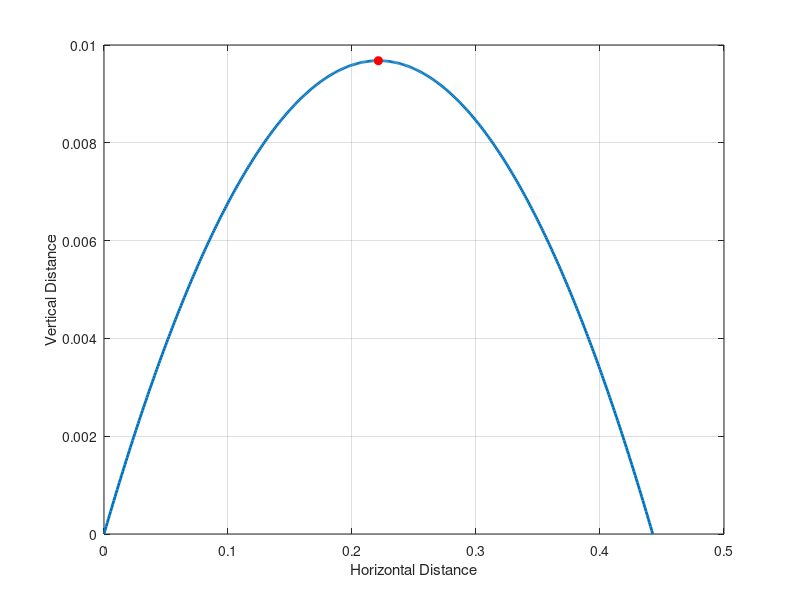

Write MATLAB code to recreate this figure.
v0 = input("Enter the speed of ball: ");
angle = input("Enter the angle(degree): ");
g=9.81;

%Calculate velocities
ang_rad = deg2rad(angle);
v0x = v0 * cos(ang_rad);
v0y = v0 * sin(ang_rad);

%Calculate time
total_t = 2*(v0y/g);
t = linspace(0,total_t,500);

%Claculate range and maximum height of ball
range = v0x * t;
max_h = v0y * t - 0.5 * g * t.^2;

%aaa
ht = v0y / g;
hy = v0y^2 / (2 * g);
hx = v0x * ht;

%draw grapha
figure;
plot(range,max_h,"LineWidth",2);
hold on;
plot(hx, hy, "ro", "MarkerFaceColor", "r");
xlabel("Horizontal Distance")
ylabel("Vertical Distance")
grid on;
hold off;
